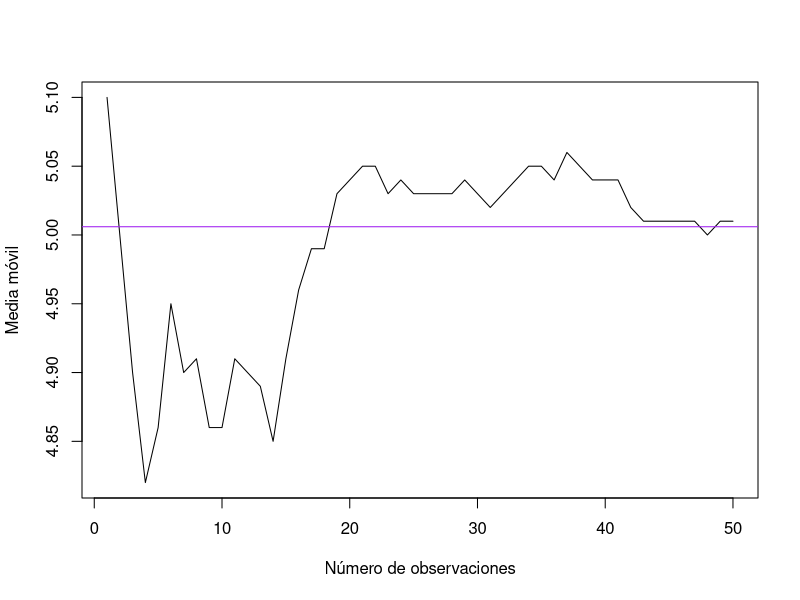

This figure's R source:
                      #Media movil
                        #Ana Gabriela Gauna Rodríguez 
                              #04/09/2025
                           #Base de datos Iris
data("iris")
summary(iris)
head(iris)
#Media móvil para determinar el n ideal con respecto a la población
data_sub <- subset(iris,Species %in% c("versicolor","virginica"))
setosa <- subset(iris,Species=="setosa")
#Sumatoria acumulativa de la variable longitud
acum <- cumsum(setosa$Sepal.Length)
acum#sumatoria acumulada
cont <- seq(1:length(setosa$Sepal.Length))

#Crear un data frame con los datos creados 
set_mov <- data.frame(cont,acum)
set_mov$movil <-round(acum/cont,2)
plot(cont,set_mov$movil,type="l",
     xlab = "Número de observaciones",
     ylab = "Media móvil")
abline(h=mean(setosa$Sepal.Length),
     col="purple")
mean(setosa$Sepal.Length)     
     
